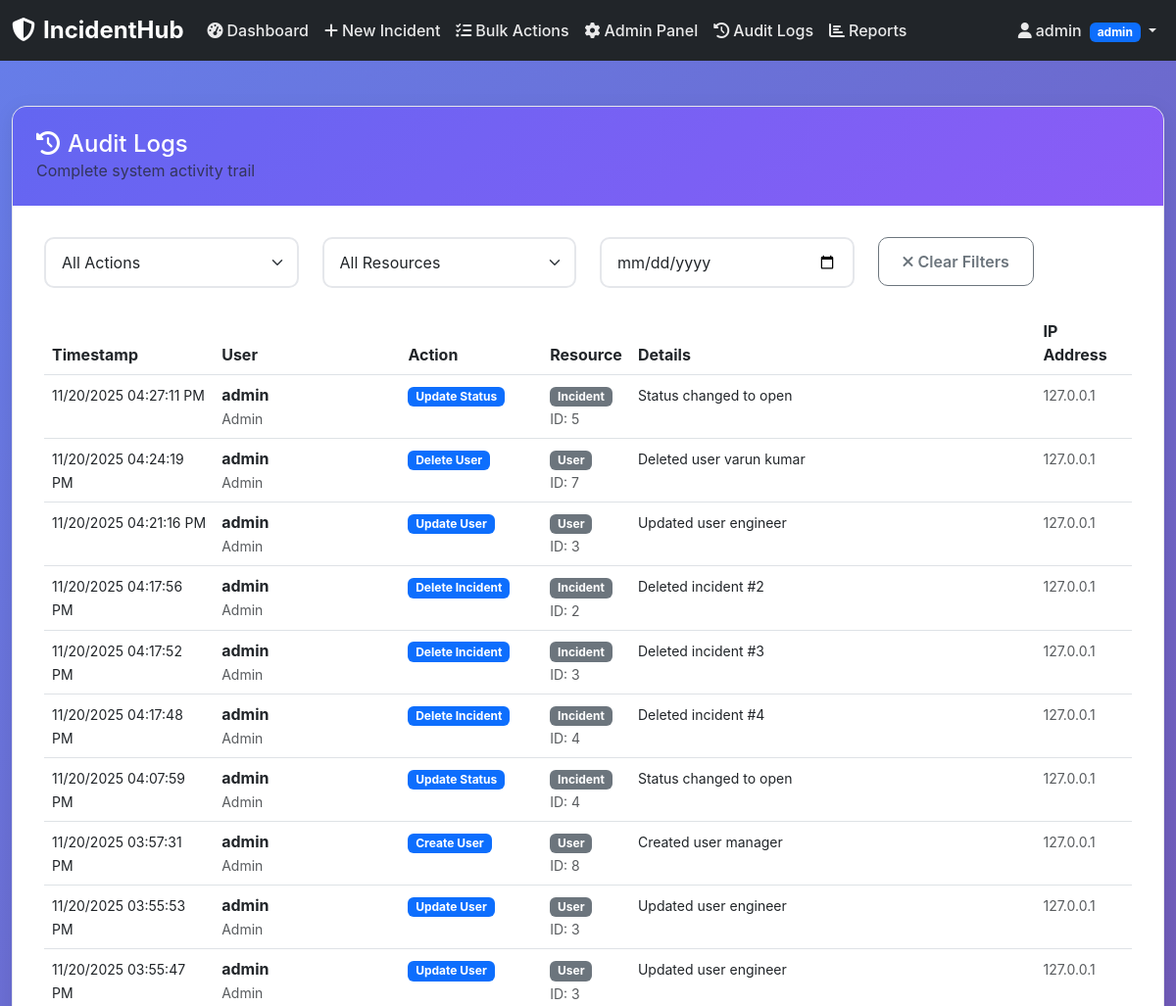
/audit-logs (signed in, upper part), run on an earlier commit of the app's database.
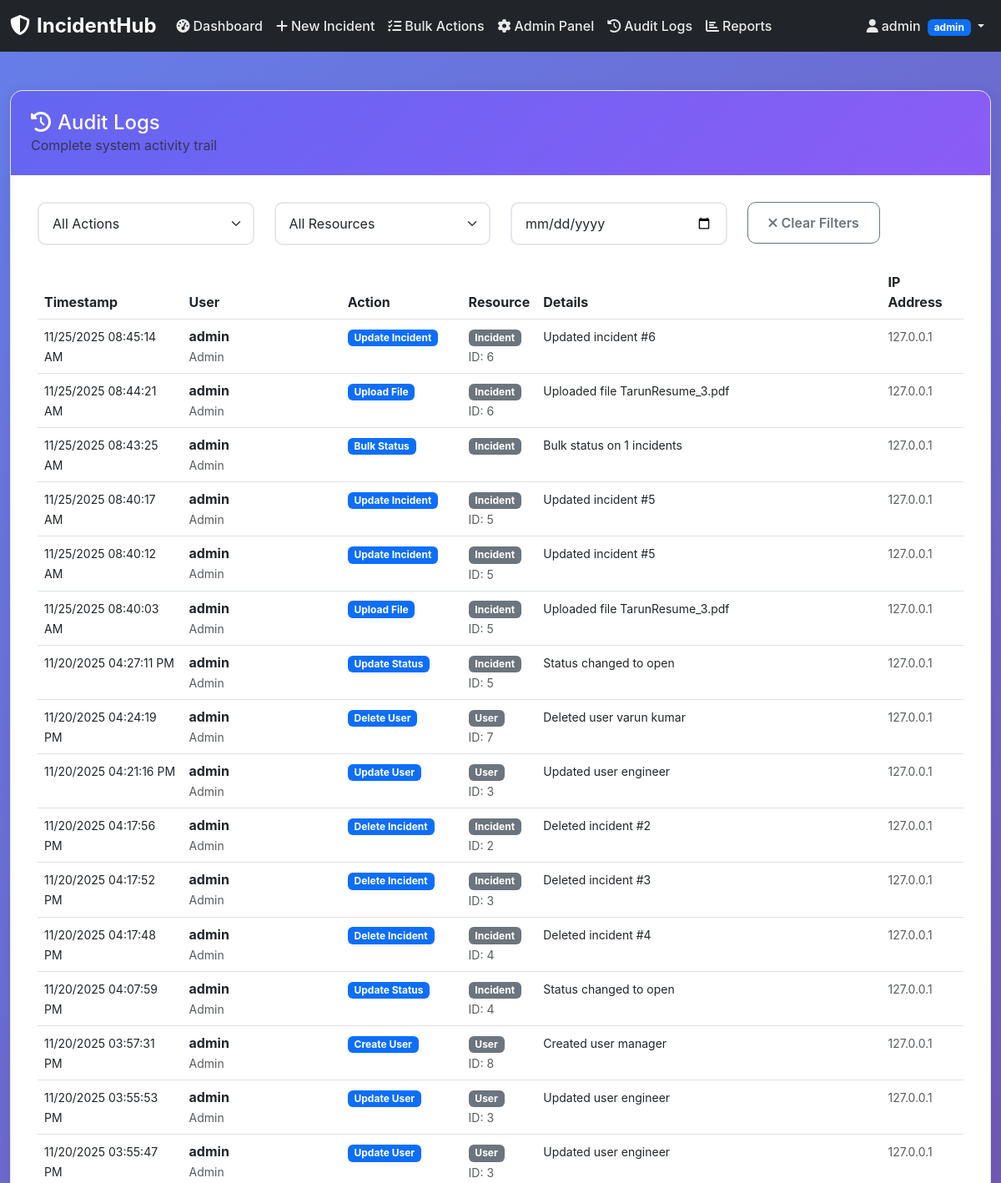
And on a later commit of the database.
### app.py (models this page shows, shortened)
class AuditLog(db.Model):
    id = db.Column(db.Integer, primary_key=True)
    user_id = db.Column(db.Integer, db.ForeignKey('user.id'))
    action = db.Column(db.String(100), nullable=False)
    resource_type = db.Column(db.String(50), nullable=False)
    resource_id = db.Column(db.Integer)
    details = db.Column(db.Text)
    ip_address = db.Column(db.String(45))
    created_at = db.Column(db.DateTime, default=datetime.utcnow)
    user = db.relationship('User', backref='audit_logs')

class User(db.Model):
    id = db.Column(db.Integer, primary_key=True)
    username = db.Column(db.String(80), unique=True, nullable=False)
    email = db.Column(db.String(120), unique=True, nullable=False)
    role = db.Column(db.String(20), nullable=False, default='reporter')
    specialization = db.Column(db.String(50))
    password_hash = db.Column(db.String(255), nullable=False)
    created_at = db.Column(db.DateTime, default=datetime.utcnow)
    is_active = db.Column(db.Boolean, default=True)
    permissions = db.Column(db.Text)

### app.py (the view)
@app.route('/audit-logs')
@login_required
def audit_logs():
    if session.get('role') != 'admin':
        flash('Admin access required', 'error')
        return redirect('/dashboard')
    page = request.args.get('page', 1, type=int)
    logs = AuditLog.query.order_by(AuditLog.created_at.desc()).paginate(
        page=page, per_page=50, error_out=False
    )
    return render_template('audit_logs.html', logs=logs)

### app.py (called while the page is built)
def login_required(f):
    @wraps(f)
    def decorated_function(*args, **kwargs):
        if 'user_id' not in session:
            return redirect('/login')
        return f(*args, **kwargs)
    return decorated_function

### templates/audit_logs.html (shortened to what this page needs)
{% extends "base.html" %}
{% block content %}
<div class="container-fluid">
    <div class="content-card fade-in-up">
        <div class="content-header">
            <h4 class="mb-0">
                <i class="fas fa-history me-2"></i>Audit Logs
            </h4>
            <p class="text-muted mb-0">Complete system activity trail</p>
        </div>
        <div class="content-body">
            <div class="row mb-4">
                <div class="col-md-3">
                    <select class="form-select" id="actionFilter" onchange="filterLogs()">
                        <option value="">All Actions</option>
                    </select>
                </div>
                <div class="col-md-3">
                    <select class="form-select" id="resourceFilter" onchange="filterLogs()">
                        <option value="">All Resources</option>
                    </select>
                </div>
                <div class="col-md-3">
                    <input type="date" class="form-control" id="dateFilter" onchange="filterLogs()">
                </div>
                <div class="col-md-3">
                    <button class="btn btn-outline-secondary" onclick="clearFilters()">
                        <i class="fas fa-times me-1"></i>Clear Filters
                    </button>
                </div>
            </div>
            <div class="table-responsive">
                <table class="table table-hover">
                    <thead>
                        <tr>
                            <th>Timestamp</th>
                            <th>User</th>
                            <th>Action</th>
                            <th>Resource</th>
                            <th>Details</th>
                            <th>IP Address</th>
                        </tr>
                    </thead>
                    <tbody id="auditTableBody">
                        {% for log in logs.items %}
                        <tr data-action="{{ log.action }}" data-resource="{{ log.resource_type }}" data-date="{{ log.created_at.strftime('%Y-%m-%d') }}">
                            <td>
                                <small>{{ log.created_at.strftime('%m/%d/%Y %I:%M:%S %p') }}</small>
                            </td>
                            <td>
                                {% if log.user %}
                                    <strong>{{ log.user.username }}</strong>
                                    <br><small class="text-muted">{{ log.user.role.title() }}</small>
                                {% else %}
                                    <span class="text-muted">System</span>
                                {% endif %}
                            </td>
                            <td>
                                <span class="badge bg-primary">{{ log.action.replace('_', ' ').title() }}</span>
                            </td>
                            <td>
                                <span class="badge bg-secondary">{{ log.resource_type.title() }}</span>
                                {% if log.resource_id %}
                                    <br><small class="text-muted">ID: {{ log.resource_id }}</small>
                                {% endif %}
                            </td>
                            <td>
                                {% if log.details %}
                                    <small>{{ log.details }}</small>
                                {% else %}
                                    <span class="text-muted">-</span>
                                {% endif %}
                            </td>
                            <td>
                                <small class="text-muted">{{ log.ip_address or 'Unknown' }}</small>
                            </td>
                        </tr>
                        {% endfor %}
                    </tbody>
                </table>
            </div>
        </div>
    </div>
</div>
{% endblock %}

What changed in the data, as far as the page shows it:
added AuditLog: created_at "11/25/2025 08:45:14 AM", user.username "admin", user.role "Admin", action.replace "Update Incident", resource_type "Incident", resource_id "6", details "Updated incident #6", ip_address "127.0.0.1"
added AuditLog: created_at "11/25/2025 08:44:21 AM", user.username "admin", user.role "Admin", action.replace "Upload File", resource_type "Incident", resource_id "6", details "Uploaded file TarunResume_3.pdf", ip_address "127.0.0.1"
added AuditLog: created_at "11/25/2025 08:43:25 AM", user.username "admin", user.role "Admin", action.replace "Bulk Status", resource_type "Incident", details "Bulk status on 1 incidents", ip_address "127.0.0.1"
added AuditLog: created_at "11/25/2025 08:40:17 AM", user.username "admin", user.role "Admin", action.replace "Update Incident", resource_type "Incident", resource_id "5", details "Updated incident #5", ip_address "127.0.0.1"
added AuditLog: created_at "11/25/2025 08:40:12 AM", user.username "admin", user.role "Admin", action.replace "Update Incident", resource_type "Incident", resource_id "5", details "Updated incident #5", ip_address "127.0.0.1"
added AuditLog: created_at "11/25/2025 08:40:03 AM", user.username "admin", user.role "Admin", action.replace "Upload File", resource_type "Incident", resource_id "5", details "Uploaded file TarunResume_3.pdf", ip_address "127.0.0.1"
